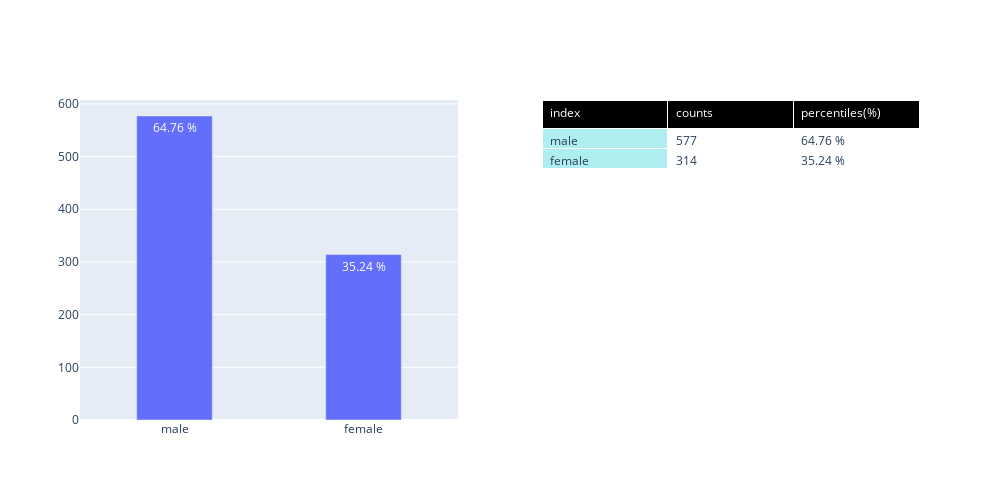

Notebook cell for this chart:
### Code cell
describe_category(df["Sex"], chart="bar")

### Figure 1 — Plotly figure (JSON) as saved in the notebook; plotly's stock layout.template omitted (floating-point values rounded to 4 significant figures)
{"data": [{"text": ["64.76 %", "35.24 %"], "textposition": "auto", "type": "bar", "width": 0.4, "x": ["male", "female"], "xaxis": "x", "y": [577, 314], "yaxis": "y"}, {"cells": {"align": "left", "fill": {"color": ["paleturquoise", "white"]}, "values": [["male", "female"], [577, 314], ["64.76 %", "35.24 %"]]}, "domain": {"x": [0.55, 1], "y": [0, 1]}, "header": {"align": "left", "fill": {"color": "black"}, "font": {"color": "white"}, "values": ["index", "counts", "percentiles(%)"]}, "type": "table"}], "layout": {"height": 500, "showlegend": false, "width": 1000, "xaxis": {"anchor": "y", "autorange": true, "domain": [0, 0.45], "range": [-0.5, 1.5], "type": "category"}, "yaxis": {"anchor": "x", "autorange": true, "domain": [0, 1], "range": [0, 607.4], "type": "linear"}}}
